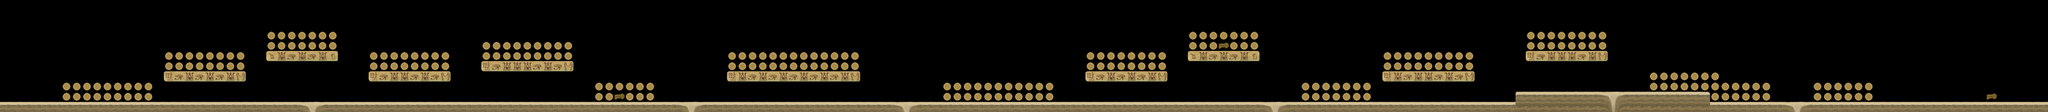

A level layout from a 2D game, rendered from its tile map. Below: a short description, then the map file with its tile-grid data intact:
An orthogonal 200x11 tile map with 70x70 px tiles, 1 tile layer (Tile Layer 1), 3 tilesets.

<map version="1.0" tiledversion="1.1.2" orientation="orthogonal" renderorder="right-down" width="200" height="11" tilewidth="70" tileheight="70" infinite="0" nextobjectid="1">
 <tileset firstgid="1" name="objetos" tilewidth="70" tileheight="70" tilecount="4" columns="2">
  <image source="objetos.png" width="140" height="140" />
  <tile id="0" type="moneda">
   <properties>
    <property name="type" value="coin" />
   </properties>
  </tile>
  <tile id="1" type="espada2" />
  <tile id="2" type="llave">
   <properties>
    <property name="type" value="key" />
   </properties>
  </tile>
  <tile id="3" type="espada1" />
 </tileset>
 <tileset firstgid="5" name="monedas" tilewidth="70" tileheight="70" tilecount="5" columns="5">
  <image source="monedas.png" width="350" height="70" />
  <tile id="0">
   <properties>
    <property name="type" value="coin" />
   </properties>
   <animation>
    <frame tileid="0" duration="150" />
    <frame tileid="1" duration="150" />
    <frame tileid="2" duration="150" />
    <frame tileid="3" duration="150" />
   </animation>
  </tile>
 </tileset>
 <tileset firstgid="10" name="plataformas_dos" tilewidth="70" tileheight="70" tilecount="16" columns="8">
  <image source="plataformas_dos.png" width="560" height="142" />
  <tile id="0">
   <properties>
    <property name="type" value="platform" />
   </properties>
  </tile>
  <tile id="1">
   <properties>
    <property name="type" value="platform" />
   </properties>
  </tile>
  <tile id="2">
   <properties>
    <property name="type" value="movingSand" />
   </properties>
  </tile>
  <tile id="3">
   <properties>
    <property name="type" value="movingSand" />
   </properties>
  </tile>
  <tile id="4">
   <properties>
    <property name="type" value="movingSand" />
   </properties>
  </tile>
  <tile id="5">
   <properties>
    <property name="type" value="platform" />
   </properties>
  </tile>
  <tile id="6">
   <properties>
    <property name="type" value="platform" />
   </properties>
  </tile>
  <tile id="7">
   <properties>
    <property name="type" value="platform" />
   </properties>
  </tile>
  <tile id="8">
   <properties>
    <property name="type" value="platform" />
   </properties>
  </tile>
  <tile id="9">
   <properties>
    <property name="type" value="platform" />
   </properties>
  </tile>
  <tile id="10">
   <properties>
    <property name="type" value="movingSand" />
   </properties>
  </tile>
  <tile id="11">
   <properties>
    <property name="type" value="movingSand" />
   </properties>
  </tile>
  <tile id="12">
   <properties>
    <property name="type" value="movingSand" />
   </properties>
  </tile>
  <tile id="13">
   <properties>
    <property name="type" value="platform" />
   </properties>
  </tile>
  <tile id="14">
   <properties>
    <property name="type" value="platform" />
   </properties>
  </tile>
  <tile id="15">
   <properties>
    <property name="type" value="platform" />
   </properties>
  </tile>
 </tileset>
 <layer name="Tile Layer 1" width="200" height="11">
  <data encoding="csv">
0,0,0,0,0,0,0,0,0,0,0,0,0,0,0,0,0,0,0,0,0,0,0,0,0,0,0,0,0,0,0,0,0,0,0,0,0,0,0,0,0,0,0,0,0,0,0,0,0,0,0,0,0,0,0,0,0,0,0,0,0,0,0,0,0,0,0,0,0,0,0,0,0,0,0,0,0,0,0,0,0,0,0,0,0,0,0,0,0,0,0,0,0,0,0,0,0,0,0,0,0,0,0,0,0,0,0,0,0,0,0,0,0,0,0,0,0,0,0,0,0,0,0,0,0,0,0,0,0,0,0,0,0,0,0,0,0,0,0,0,0,0,0,0,0,0,0,0,0,0,0,0,0,0,0,0,0,0,0,0,0,0,0,0,0,0,0,0,0,0,0,0,0,0,0,0,0,0,0,0,0,0,0,0,0,0,0,0,0,0,0,0,0,0,0,0,0,0,0,0,
0,0,0,0,0,0,0,0,0,0,0,0,0,0,0,0,0,0,0,0,0,0,0,0,0,0,0,0,0,0,0,0,0,0,0,0,0,0,0,0,0,0,0,0,0,0,0,0,0,0,0,0,0,0,0,0,0,0,0,0,0,0,0,0,0,0,0,0,0,0,0,0,0,0,0,0,0,0,0,0,0,0,0,0,0,0,0,0,0,0,0,0,0,0,0,0,0,0,0,0,0,0,0,0,0,0,0,0,0,0,0,0,0,0,0,0,0,0,0,0,0,0,0,0,0,0,0,0,0,0,0,0,0,0,0,0,0,0,0,0,0,0,0,0,0,0,0,0,0,0,0,0,0,0,0,0,0,0,0,0,0,0,0,0,0,0,0,0,0,0,0,0,0,0,0,0,0,0,0,0,0,0,0,0,0,0,0,0,0,0,0,0,0,0,0,0,0,0,0,0,
0,0,0,0,0,0,0,0,0,0,0,0,0,0,0,0,0,0,0,0,0,0,0,0,0,0,0,0,0,0,0,0,0,0,0,0,0,0,0,0,0,0,0,0,0,0,0,0,0,0,0,0,0,0,0,0,0,0,0,0,0,0,0,0,0,0,0,0,0,0,0,0,0,0,0,0,0,0,0,0,0,0,0,0,0,0,0,0,0,0,0,0,0,0,0,0,0,0,0,0,0,0,0,0,0,0,0,0,0,0,0,0,0,0,0,0,0,0,0,0,0,0,0,0,0,0,0,0,0,0,0,0,0,0,0,0,0,0,0,0,0,0,0,0,0,0,0,0,0,0,0,0,0,0,0,0,0,0,0,0,0,0,0,0,0,0,0,0,0,0,0,0,0,0,0,0,0,0,0,0,0,0,0,0,0,0,0,0,0,0,0,0,0,0,0,0,0,0,0,0,
0,0,0,0,0,0,0,0,0,0,0,0,0,0,0,0,0,0,0,0,0,0,0,0,0,0,5,5,5,5,5,5,5,0,0,0,0,0,0,0,0,0,0,0,0,0,0,0,0,0,0,0,0,0,0,0,0,0,0,0,0,0,0,0,0,0,0,0,0,0,0,0,0,0,0,0,0,0,0,0,0,0,0,0,0,0,0,0,0,0,0,0,0,0,0,0,0,0,0,0,0,0,0,0,0,0,0,0,0,0,0,0,0,0,0,0,5,5,5,5,5,5,5,0,0,0,0,0,0,0,0,0,0,0,0,0,0,0,0,0,0,0,0,0,0,0,0,0,0,5,5,5,5,5,5,5,5,0,0,0,0,0,0,0,0,0,0,0,0,0,0,0,0,0,0,0,0,0,0,0,0,0,0,0,0,0,0,0,0,0,0,0,0,0,0,0,0,0,0,0,
0,0,0,0,0,0,0,0,0,0,0,0,0,0,0,0,0,0,0,0,0,0,0,0,0,0,5,5,5,5,5,5,5,0,0,0,0,0,0,0,0,0,0,0,0,0,0,5,5,5,5,5,5,5,5,5,0,0,0,0,0,0,0,0,0,0,0,0,0,0,0,0,0,0,0,0,0,0,0,0,0,0,0,0,0,0,0,0,0,0,0,0,0,0,0,0,0,0,0,0,0,0,0,0,0,0,0,0,0,0,0,0,0,0,0,0,5,5,5,3,5,5,5,0,0,0,0,0,0,0,0,0,0,0,0,0,0,0,0,0,0,0,0,0,0,0,0,0,0,5,5,5,5,5,5,5,5,0,0,0,0,0,0,0,0,0,0,0,0,0,0,0,0,0,0,0,0,0,0,0,0,0,0,0,0,0,0,0,0,0,0,0,0,0,0,0,0,0,0,0,
0,0,0,0,0,0,0,0,0,0,0,0,0,0,0,0,5,5,5,5,5,5,5,5,0,0,23,24,16,24,16,24,25,0,0,0,5,5,5,5,5,5,5,5,0,0,0,5,5,5,5,5,5,5,5,5,0,0,0,0,0,0,0,0,0,0,0,0,0,0,0,5,5,5,5,5,5,5,5,5,5,5,5,5,0,0,0,0,0,0,0,0,0,0,0,0,0,0,0,0,0,0,0,0,0,0,5,5,5,5,5,5,5,5,0,0,23,24,16,24,16,24,25,0,0,0,0,0,0,0,0,0,0,0,0,5,5,5,5,5,5,5,5,5,0,0,0,0,0,15,16,24,24,24,16,24,17,0,0,0,0,0,0,0,0,0,0,0,0,0,0,0,0,0,0,0,0,0,0,0,0,0,0,0,0,0,0,0,0,0,0,0,0,0,0,0,0,0,0,0,
0,0,0,0,0,0,0,0,0,0,0,0,0,0,0,0,5,5,5,5,5,5,5,5,0,0,0,0,0,0,0,0,0,0,0,0,5,5,5,5,5,5,5,5,0,0,0,15,16,24,24,24,16,24,16,17,0,0,0,0,0,0,0,0,0,0,0,0,0,0,0,5,5,5,5,5,5,5,5,5,5,5,5,5,0,0,0,0,0,0,0,0,0,0,0,0,0,0,0,0,0,0,0,0,0,0,5,5,5,5,5,5,5,5,0,0,0,0,0,0,0,0,0,0,0,0,0,0,0,0,0,0,0,0,0,5,5,5,5,5,5,5,5,5,0,0,0,0,0,0,0,0,0,0,0,0,0,0,0,0,0,0,0,0,0,0,0,0,0,0,0,0,0,0,0,0,0,0,0,0,0,0,0,0,0,0,0,0,0,0,0,0,0,0,0,0,0,0,0,0,
0,0,0,0,0,0,0,0,0,0,0,0,0,0,0,0,15,16,24,16,24,16,24,17,0,0,0,0,0,0,0,0,0,0,0,0,15,16,24,24,16,24,16,17,0,0,0,0,0,0,0,0,0,0,0,0,0,0,0,0,0,0,0,0,0,0,0,0,0,0,0,15,24,16,24,16,24,16,24,16,24,16,24,17,0,0,0,0,0,0,0,0,0,0,0,0,0,0,0,0,0,0,0,0,0,0,15,16,24,16,24,16,24,17,0,0,0,0,0,0,0,0,0,0,0,0,0,0,0,0,0,0,0,0,0,15,24,16,24,24,16,24,16,17,0,0,0,0,0,0,0,0,0,0,0,0,0,0,0,0,0,5,5,5,5,5,5,5,0,0,0,0,0,0,0,0,0,0,0,0,0,0,0,0,0,0,0,0,0,0,0,0,0,0,0,0,0,0,0,0,
0,0,0,0,0,0,5,5,5,5,5,5,5,5,5,0,0,0,0,0,0,0,0,0,0,0,0,0,0,0,0,0,0,0,0,0,0,0,0,0,0,0,0,0,0,0,0,0,0,0,0,0,0,0,0,0,0,0,5,5,5,5,5,5,0,0,0,0,0,0,0,0,0,0,0,0,0,0,0,0,0,0,0,0,0,0,0,0,0,0,0,0,5,5,5,5,5,5,5,5,5,5,5,0,0,0,0,0,0,0,0,0,0,0,0,0,0,0,0,0,0,0,0,0,0,0,0,5,5,5,5,5,5,5,0,0,0,0,0,0,0,0,0,0,0,0,0,0,0,0,0,0,0,0,0,0,0,0,0,0,0,5,5,5,5,5,5,5,5,5,5,5,5,0,0,0,0,5,5,5,5,5,5,0,0,0,0,0,0,0,0,0,0,0,0,0,0,0,0,0,
0,0,0,0,0,0,5,5,5,5,5,5,5,5,5,0,0,0,0,0,0,0,0,0,0,0,0,0,0,0,0,0,0,0,0,0,0,0,0,0,0,0,0,0,0,0,0,0,0,0,0,0,0,0,0,0,0,0,5,5,3,5,5,5,0,0,0,0,0,0,0,0,0,0,0,0,0,0,0,0,0,0,0,0,0,0,0,0,0,0,0,0,5,5,5,5,5,5,5,5,5,5,5,0,0,0,0,0,0,0,0,0,0,0,0,0,0,0,0,0,0,0,0,0,0,0,0,5,5,5,5,5,5,5,0,0,0,0,0,0,0,0,0,0,0,0,0,0,10,11,11,11,11,11,11,11,12,13,14,11,11,11,11,11,11,11,18,5,5,5,5,5,5,0,0,0,0,5,5,5,5,5,5,0,0,0,0,0,0,0,0,0,0,0,3,0,0,0,0,0,
11,11,11,11,11,11,11,11,11,11,11,11,11,11,11,11,11,11,11,11,11,11,11,11,11,11,11,11,11,12,13,14,11,11,11,11,11,11,11,11,11,11,11,11,11,11,11,11,11,11,11,11,11,11,11,11,11,11,11,11,11,11,11,11,11,11,12,13,14,11,11,11,11,11,11,11,11,11,11,11,11,11,11,11,11,11,11,12,13,14,11,11,11,11,11,11,11,11,11,11,11,11,11,11,11,11,11,11,11,11,11,11,11,11,11,11,11,11,11,11,11,11,11,12,13,14,11,11,11,11,11,11,11,11,11,11,11,11,11,11,11,11,11,11,11,11,11,11,19,19,19,19,19,19,19,19,20,21,22,19,19,19,19,19,19,19,19,11,11,11,11,11,11,11,12,13,14,11,11,11,11,11,11,11,11,11,11,11,11,11,11,11,11,11,11,11,11,11,11,11
</data>
 </layer>
</map>
